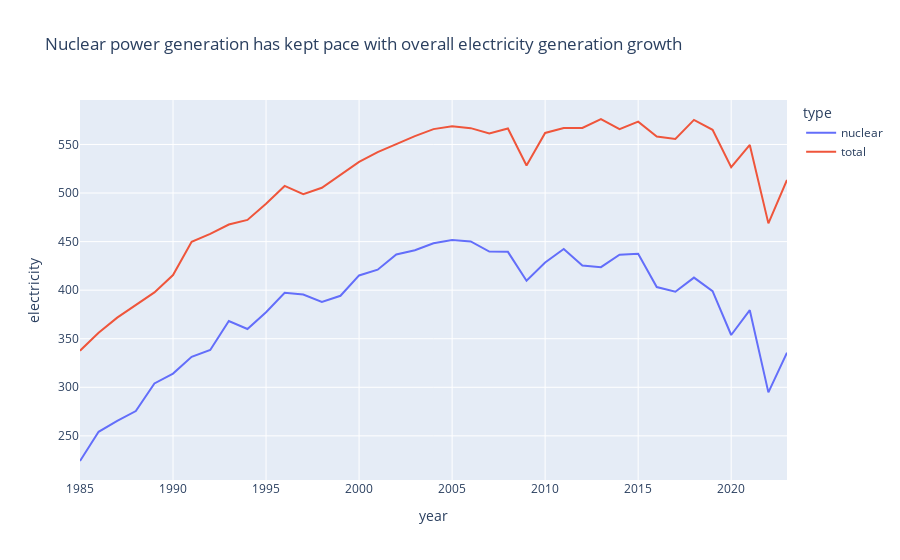

The cell this chart's notebook holds for it:
### Code cell
#visual 1 - deceptive
fig = px.line(nucDFFr, x='year', y='electricity', color='type', title=v1Title)
fig.show()

### Figure 1 — Plotly figure (JSON) as saved in the notebook; plotly's stock layout.template omitted (floating-point values rounded to 4 significant figures)
{"data": [{"hovertemplate": "type=nuclear<br>year=%{x}<br>electricity=%{y}<extra></extra>", "legendgroup": "nuclear", "line": {"color": "#636efa", "dash": "solid"}, "marker": {"symbol": "circle"}, "mode": "lines", "name": "nuclear", "orientation": "v", "showlegend": true, "type": "scatter", "x": [1985, 1986, 1987, 1988, 1989, 1990, 1991, 1992, 1993, 1994, 1995, 1996, 1997, 1998, 1999, 2000, 2001, 2002, 2003, 2004, 2005, 2006, 2007, 2008, 2009, 2010, 2011, 2012, 2013, 2014, 2015, 2016, 2017, 2018, 2019, 2020, 2021, 2022, 2023], "xaxis": "x", "y": [224.1, 254.2, 265.5, 275.5, 303.9, 314.1, 331.3, 338.4, 368.2, 360.0, 377.2, 397.3, 395.5, 388.0, 394.2, 415.2, 421.1, 436.8, 441.1, 448.2, 451.5, 450.2, 439.7, 439.4, 409.7, 428.5, 442.4, 425.4, 423.7, 436.5, 437.4, 403.2, 398.4, 412.9, 399.0, 353.8, 379.4, 294.7, 335.6], "yaxis": "y"}, {"hovertemplate": "type=total<br>year=%{x}<br>electricity=%{y}<extra></extra>", "legendgroup": "total", "line": {"color": "#EF553B", "dash": "solid"}, "marker": {"symbol": "circle"}, "mode": "lines", "name": "total", "orientation": "v", "showlegend": true, "type": "scatter", "x": [1985, 1986, 1987, 1988, 1989, 1990, 1991, 1992, 1993, 1994, 1995, 1996, 1997, 1998, 1999, 2000, 2001, 2002, 2003, 2004, 2005, 2006, 2007, 2008, 2009, 2010, 2011, 2012, 2013, 2014, 2015, 2016, 2017, 2018, 2019, 2020, 2021, 2022, 2023], "xaxis": "x", "y": [337.7, 356.1, 371.7, 385.1, 397.7, 415.5, 449.8, 458.0, 467.6, 472.3, 488.9, 507.3, 498.8, 505.4, 519.0, 532.1, 542.1, 550.8, 558.6, 565.8, 568.7, 566.8, 561.4, 566.5, 528.4, 561.9, 566.9, 567.1, 576.2, 565.7, 573.5, 558.2, 555.8, 575.3, 565.1, 526.6, 549.5, 468.8, 513.5], "yaxis": "y"}], "layout": {"legend": {"title": {"text": "type"}, "tracegroupgap": 0}, "title": {"text": "Nuclear power generation has kept pace with overall electricity generation growth"}, "xaxis": {"anchor": "y", "domain": [0, 1], "title": {"text": "year"}}, "yaxis": {"anchor": "x", "domain": [0, 1], "title": {"text": "electricity"}}}}
